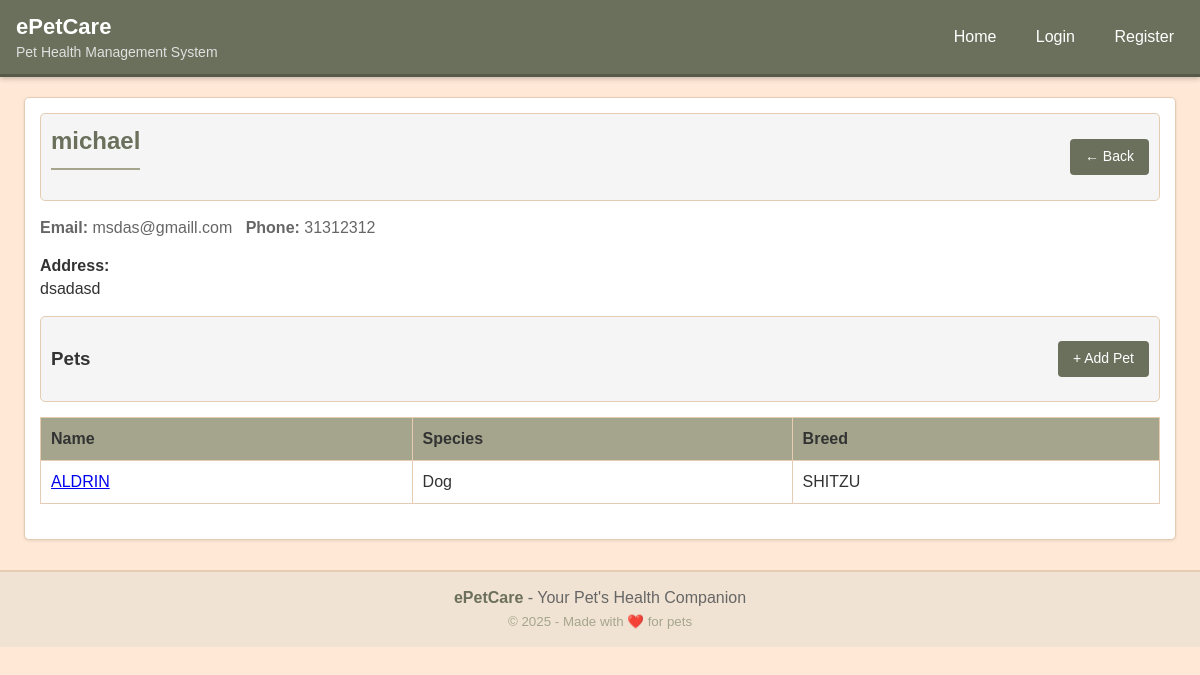
/owners/1/, run on an earlier commit of the app's database.
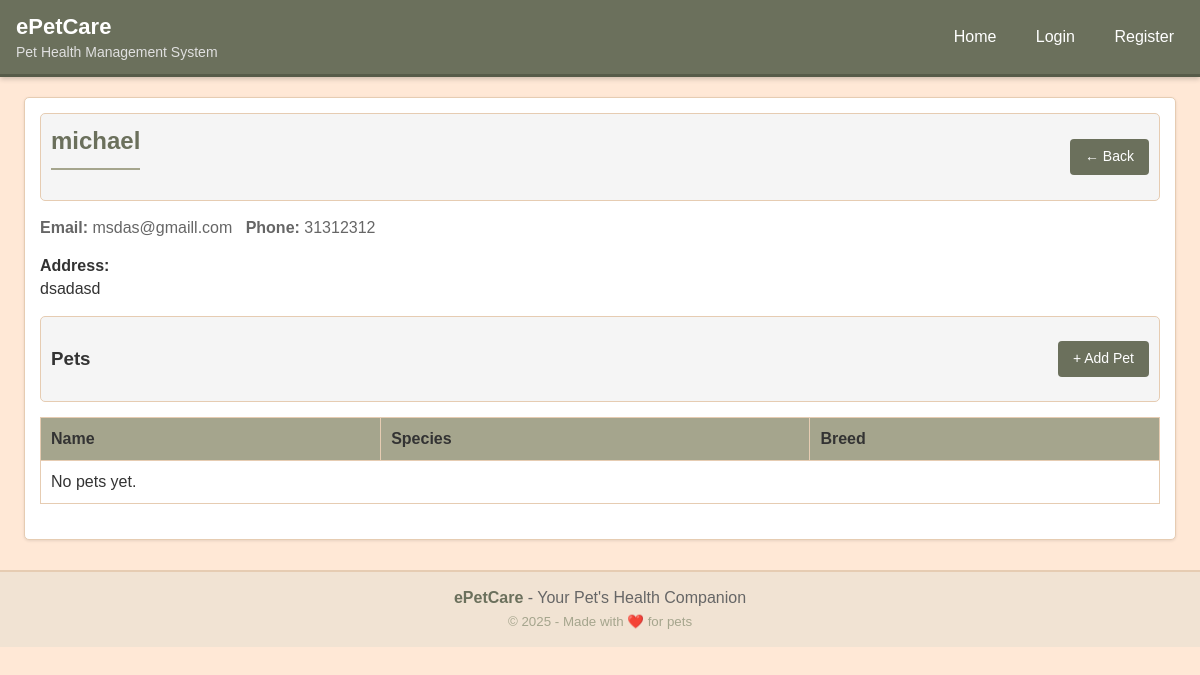
And on a later commit of the database.
### clinic/models.py (models this page shows, shortened)
class Pet(models.Model):
    class Species(models.TextChoices):
        DOG = 'dog', 'Dog'
        CAT = 'cat', 'Cat'
        BIRD = 'bird', 'Bird'
        RABBIT = 'rabbit', 'Rabbit'
        OTHER = 'other', 'Other'
    class Sex(models.TextChoices):
        MALE = 'male', 'Male'
        FEMALE = 'female', 'Female'
        UNKNOWN = 'unknown', 'Unknown'
    owner = models.ForeignKey(Owner, on_delete=models.CASCADE, related_name='pets')
    name = models.CharField(max_length=80)
    species = models.CharField(max_length=20, choices=Species.choices, default=Species.DOG)
    breed = models.CharField(max_length=80, blank=True)
    sex = models.CharField(max_length=20, choices=Sex.choices, default=Sex.UNKNOWN)
    birth_date = models.DateField(null=True, blank=True)
    weight_kg = models.DecimalField(max_digits=5, decimal_places=2, null=True, blank=True)
    notes = models.TextField(blank=True)

### clinic/views.py (the view)
# urls.py: path('owners/<int:pk>/', views.owner_detail, name='owner_detail'),
def owner_detail(request, pk: int):
    owner = get_object_or_404(Owner, pk=pk)
    pets = owner.pets.all().order_by('name')
    return render(request, 'clinic/owner_detail.html', {"owner": owner, "pets": pets})

### clinic/templates/clinic/owner_detail.html (shortened to what this page needs)
{% extends 'clinic/base.html' %}
{% block content %}
<div class="toolbar">
  <h2>{{ owner.full_name }}</h2>
  <a class="btn" href="{% url 'owner_list' %}">← Back</a>
</div>
<p class="muted"><strong>Email:</strong> {{ owner.email|default:'-' }} &nbsp; <strong>Phone:</strong> {{ owner.phone|default:'-' }}</p>
<p><strong>Address:</strong><br>{{ owner.address|linebreaksbr }}</p>
<div class="toolbar" style="margin-top:16px;">
  <h3>Pets</h3>
  <a class="btn" href="{% url 'pet_create' %}?owner={{ owner.id }}">+ Add Pet</a>
</div>
<table>
  <thead>
    <tr><th>Name</th><th>Species</th><th>Breed</th></tr>
  </thead>
  <tbody>
    {% for pet in pets %}
      <tr>
        <td><a href="{% url 'pet_detail' pet.pk %}">{{ pet.name }}</a></td>
        <td>{{ pet.get_species_display }}</td>
        <td>{{ pet.breed|default:'-' }}</td>
      </tr>
    {% empty %}
      <tr><td colspan="3">No pets yet.</td></tr>
    {% endfor %}
  </tbody>
</table>
{% endblock %}

What changed in the data, as far as the page shows it:
removed Pet: name "ALDRIN", species "Dog", breed "SHITZU"
Also different on the page:
text now shown: "No pets yet."
